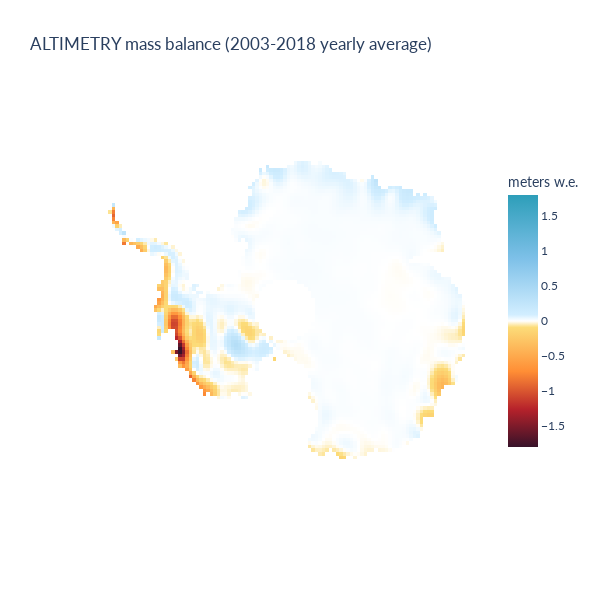

Notebook code cell kept with this figure:
### Code cell
# Heatmap requires a colorscale with a list of tuples
# This colorscale is very sensitive to values close to 0 so we can see something.
nasa_cscale = [(0, "#371229"), (0.15, "#B6222B"), (0.3, "#FF8E35"), (0.475, "#FCDC79"),(0.5, "white"), (0.525, "#D2EEFF"), (0.75,"#7DC0E8"), (1,"#2D9EB9")]

fig = go.Figure(go.Heatmap(
    # mean or sum
    z = amb_pred_mean,
        colorscale = nasa_cscale,
    zmid = 0,
    zmin = cscale_min,
    zmax = -cscale_min
    ))

fig.update_layout(
    title = "ALTIMETRY mass balance (2003-2018 yearly average)",
)

fig.update_traces(colorbar_orientation = "v")
fig.update_traces(colorbar_title = "meters w.e.")
fig.update_traces(colorbar_len = 0.7)

fig.update_layout(
    height = 600,
    width = 600,
    yaxis_scaleanchor = "x",
)

fig.update_xaxes(visible = False)
fig.update_yaxes(visible = False)

fig.update_layout(template = "plotly_white")
fig.update_layout(font_family = "Lato")

fig.update_layout(
    {"paper_bgcolor": "rgba(0, 0, 0, 0)", "plot_bgcolor": "rgba(0, 0, 0, 0)"})

fig.show()

### Figure 1 — Plotly figure (JSON) as saved in the notebook; plotly's stock layout.template omitted (floating-point values rounded to 4 significant figures; data arrays with more than 128 entries replaced by an {"elided": "..."} marker saying what was removed)
{"data": [{"colorbar": {"len": 0.7, "orientation": "v", "title": {"text": "meters w.e."}}, "colorscale": [[0, "#371229"], [0.15, "#B6222B"], [0.3, "#FF8E35"], [0.475, "#FCDC79"], [0.5, "white"], [0.525, "#D2EEFF"], [0.75, "#7DC0E8"], [1, "#2D9EB9"]], "type": "heatmap", "z": {"elided": "97x117 float values"}, "zmax": 1.801, "zmid": 0, "zmin": -1.801}], "layout": {"font": {"family": "Lato"}, "height": 600, "paper_bgcolor": "rgba(0, 0, 0, 0)", "plot_bgcolor": "rgba(0, 0, 0, 0)", "title": {"text": "ALTIMETRY mass balance (2003-2018 yearly average)"}, "width": 600, "xaxis": {"visible": false}, "yaxis": {"scaleanchor": "x", "visible": false}}}
